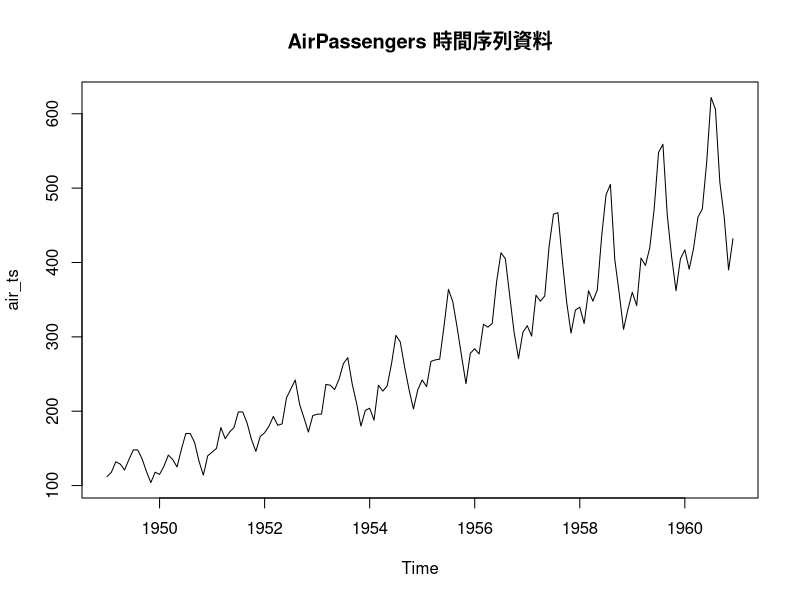
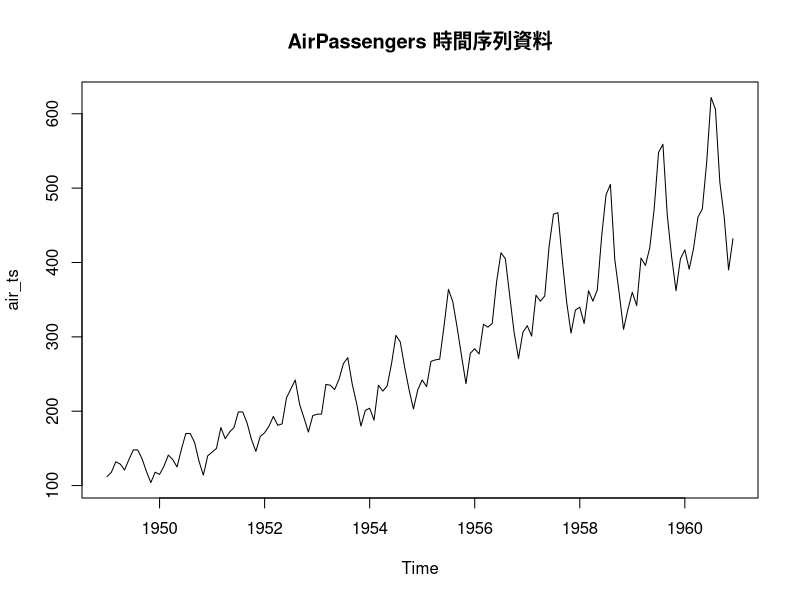
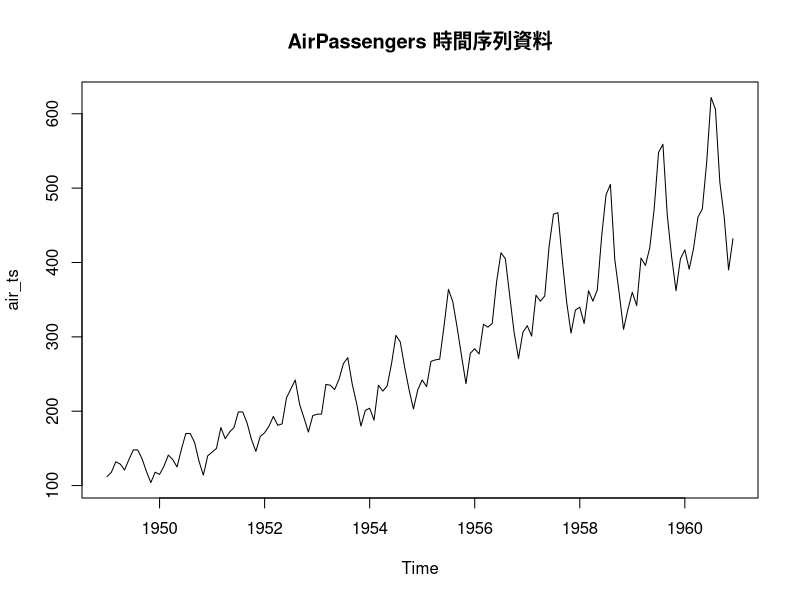

The R script that drew these images, in order:
## ---- chunk 1
library(ggplot2)
library(forecast)
library(tseries)

data(AirPassengers)
air_ts <- ts(AirPassengers, start = c(1949, 1), frequency = 12)
plot(air_ts, main="AirPassengers 時間序列資料")
## ---- chunk 2
library(ggplot2)
library(forecast)
library(tseries)

data(AirPassengers)
air_ts <- ts(AirPassengers, start = c(1949, 1), frequency = 12)
plot(air_ts, main="AirPassengers 時間序列資料")
## ---- chunk 3
library(ggplot2)
library(forecast)
library(tseries)

data(AirPassengers)
air_ts <- ts(AirPassengers, start = c(1949, 1), frequency = 12)
plot(air_ts, main="AirPassengers 時間序列資料")
